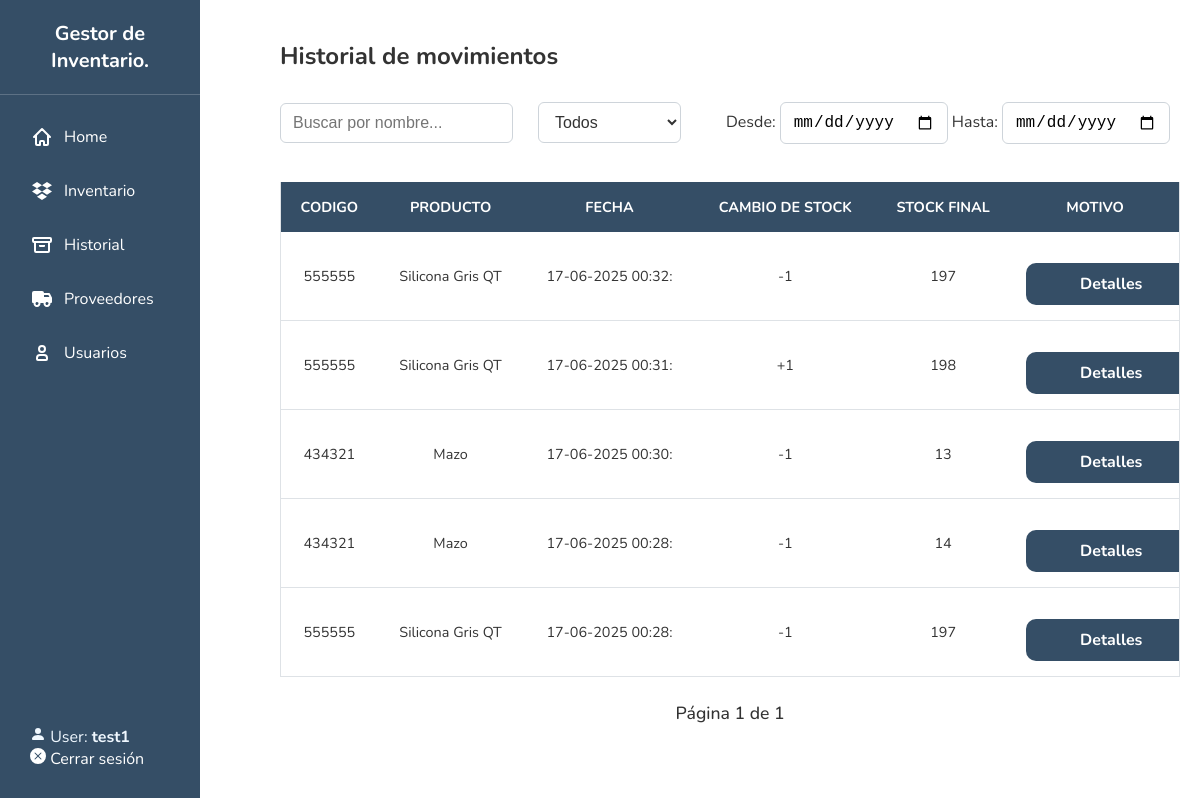
Screenshot of /historial (signed in) with the database file from the repository.
### inventory/models.py (models this page shows, shortened)
class HistorialMovimiento(models.Model):
    producto_id = models.IntegerField()
    nombre_producto = models.CharField(max_length=200)
    tipo_producto = models.CharField(max_length=50)
    codigo_barras = models.CharField(max_length=100, blank=True, null=True)
    fecha = models.DateTimeField(auto_now_add=True)
    cambio_stock = models.IntegerField()
    stock_final = models.IntegerField()
    motivo = models.CharField(max_length=255, blank=True)
    usuario = models.ForeignKey(User, on_delete=models.SET_NULL, null=True, blank=True)

### inventory/views.py (the view)
# urls.py: re_path(r'historial(?P<pk>\d+)$', detalle_historial, name='detalle_historial'),
@login_required
def historial(request):
    query = request.GET.get('q', '')
    tipo = request.GET.get('type', '')
    start = request.GET.get('start', '')
    end = request.GET.get('end', '')
    movimientos_list = HistorialMovimiento.objects.all().order_by('-fecha')
    if query:
        movimientos_list = movimientos_list.filter(nombre_producto__icontains=query)
    if tipo:
        movimientos_list = movimientos_list.filter(tipo_producto=tipo)
    if start:
        try:
            start_date = datetime.strptime(start, "%Y-%m-%d")
            movimientos_list = movimientos_list.filter(fecha__gte=start_date)
        except ValueError:
            pass
    if end:
        try:
            end_date = datetime.strptime(end, "%Y-%m-%d")
            movimientos_list = movimientos_list.filter(fecha__lte=end_date)
        except ValueError:
            pass
    paginator = Paginator(movimientos_list, 10)
    page_number = request.GET.get('page')
    movimientos = paginator.get_page(page_number)
    return render(request, 'inv/historial.html', {'movimientos': movimientos})

### inventory/templates/inv/historial.html (shortened to what this page needs)
{% extends 'inv/base.html' %}
{% block body %}
<h2>Historial de movimientos</h2>
<div class="container-set-inventory">
  <div class="add_buttons">
    <div class="inventory-left">
      <div class="button-group">
        <input type="text" id="searchInput" placeholder="Buscar por nombre..." class="form-control" />
      </div>
      <div class="button-group">
        <select id="filterType" class="form-select">
          <option value="">Todos</option>
        </select>
      </div>
    </div>
    <div class="button-group">
      <label for="startDate">Desde:</label>
      <input type="date" id="startDate" class="form-control">
      <label for="endDate">Hasta:</label>
      <input type="date" id="endDate" class="form-control">
    </div>
  </div>
</div>
<div id="tablaHistorial">
  {% include 'inv/tabla_historial.html' %}
</div>
{% endblock %}

### inventory/templates/inv/base.html (shortened to what this page needs)
<!DOCTYPE html>
<html>
  {% load static %}
  {% block styles %}
    <link rel="stylesheet" type="text/css" href="{% static '/css/bootstrap.min.css' %}">
    <link rel="stylesheet" type="text/css" href="{% static '/css/style.css' %}">
  {% endblock %}
<body>
  <div class="sidebar">
    <div class="sidebar-logo">
      Gestor de Inventario.
    </div>
    <div class="sidebar-logoless">
    <div class="sidebar-nav">
      <a href="{% url 'index' %}">
        Home
      </a>
      <a href="{% url 'inventario' %}">
        Inventario
      </a>
      <a href="{% url 'historial' %}">
        Historial
      </a>
      <a href="{% url 'suppliers_list' %}">
        Proveedores
      <a href="{% url 'users' %}">
        <svg class="w-6 h-6" aria-hidden="true" xmlns="http://www.w3.org/2000/svg" width="24" height="24" fill="none" viewBox="0 0 24 24">
          <path stroke="currentColor" stroke-width="2" d="M7 17v1a1 1 0 0 0 1 1h8a1 1 0 0 0 1-1v-1a3 3 0 0 0-3-3h-4a3 3 0 0 0-3 3Zm8-9a3 3 0 1 1-6 0 3 3 0 0 1 6 0Z"/>
        </svg>
        Usuarios
      </a>
      </div>
    </div>
<div class="sidebar-footer">
  {% if user.is_authenticated %}
    <span class="user-info">
      <svg xmlns="http://www.w3.org/2000/svg" width="16" height="16" fill="currentColor" class="bi bi-person-fill" viewBox="0 0 16 16">
        <path d="M3 14s-1 0-1-1 1-4 6-4 6 3 6 4-1 1-1 1zm5-6a3 3 0 1 0 0-6 3 3 0 0 0 0 6"/>
      </svg>
      User: <strong>{{ user.username }}</strong>
    </span>
    <br>
    <a href="{% url 'logout_custom' %}" class="logout-link" style="text-decoration: none; color: white;">
  Cerrar sesión
</a>
  {% endif %}
</div>
  </div>
  <div class="container" style="margin-left: 260px;">
    {% block body %}
    {% endblock %}
  </div>
</body>
</html>

### inventory/templates/inv/tabla_historial.html (shortened to what this page needs)
<table class="table table-striped">
  <thead>
    <tr>
      <th>Codigo</th>
      <th>Producto</th>
      <th>Fecha</th>
      <th>Cambio de Stock</th>
      <th>Stock Final</th>
      <th>Motivo</th>
    </tr>
  </thead>
  <tbody>
    {% for mov in movimientos %}
      <tr>
        <td>{{ mov.codigo_barras }}</td>
        <td>{{ mov.nombre_producto }}</td>
        <td>{{ mov.fecha|date:"d-m-Y H:i:" }}</td>
        <td>{% if mov.cambio_stock > 0 %}+{% endif %}{{ mov.cambio_stock }}</td>
        <td>{{ mov.stock_final }}</td>
        <td>
          <a href="{% url 'detalle_historial' mov.pk %}" class="btn btn-sm btn-primary">Detalles</a>
        </td>
      </tr>
    {% empty %}
      <tr><td colspan="6">No hay movimientos.</td></tr>
    {% endfor %}
  </tbody>
</table>
<div class="pagination">
  <span>Página {{ movimientos.number }} de {{ movimientos.paginator.num_pages }}</span>
</div>

### inventory/static/css/style.css (style rules this page uses)
.button-group { display: inline-block; margin-right: 10px; vertical-align: middle; }
.form-select { padding: 6px 12px; border: 1px solid #ced4da; border-radius: 4px; background: #fff; font-size: 1rem; color: #333; min-width: 140px; outline: none; transition: border-color 0.2s; }
.form-control { border-radius: 6px; border: 1px solid #ced4da; padding: 10px 12px; font-size: 1rem; margin-top: 10px; transition: border-color 0.2s; }
.btn-primary { width: 80%; margin: 16px auto 0; display: block; text-align: center; }
.add_buttons { display: flex; align-items: center; gap: 15px; margin-bottom: 20px; flex-wrap: wrap; max-width: 1500px; max-height: 70px; }
.add_buttons .button-group { min-width: 150px; }
.add_buttons select#filterType { border-radius: 6px; border: 1px solid #ced4da; padding: 10px 12px; font-size: 1rem; margin-top: 10px; transition: border-color 0.2s; }
.add_buttons { display: flex; justify-content: space-between; align-items: center; flex-wrap: wrap; }
.inventory-left { display: flex; align-items: center; gap: 15px; }
.pagination { display: flex; justify-content: center; align-items: center; margin-top: 24px; gap: 16px; font-size: 1.1em; }
.pagination span { color: #333; font-weight: 500; }

### inventory/templates/inv/base.html (style rules this page uses)
.sidebar-footer { position: absolute; bottom: 0; width: 100%; padding: 15%; color: aliceblue; }

### rows the page displays
HistorialMovimiento: codigo_barras "555555", nombre_producto "Silicona Gris QT", fecha "17-06-2025 00:32:", cambio_stock "-1", stock_final "197"
HistorialMovimiento: codigo_barras "555555", nombre_producto "Silicona Gris QT", fecha "17-06-2025 00:31:", cambio_stock "1", stock_final "198"
HistorialMovimiento: codigo_barras "434321", nombre_producto "Mazo", fecha "17-06-2025 00:30:", cambio_stock "-1", stock_final "13"
HistorialMovimiento: codigo_barras "434321", nombre_producto "Mazo", fecha "17-06-2025 00:28:", cambio_stock "-1", stock_final "14"
HistorialMovimiento: codigo_barras "555555", nombre_producto "Silicona Gris QT", fecha "17-06-2025 00:28:", cambio_stock "-1", stock_final "197"

### other values shown
{{ user.username }} "test1"
{{ movimientos.number }} "1"
{{ movimientos.paginator.num_pages }} "1"
